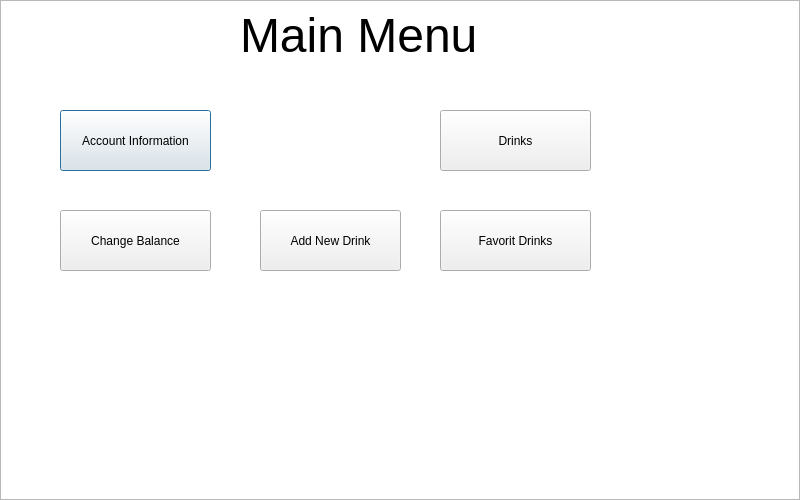
<?xml version="1.0" encoding="UTF-8"?>
<ui version="4.0">
 <class>MainWindow</class>
 <widget class="QDialog" name="MainWindow">
  <property name="geometry">
   <rect>
    <x>0</x>
    <y>0</y>
    <width>800</width>
    <height>500</height>
   </rect>
  </property>
  <property name="windowTitle">
   <string>Dialog</string>
  </property>
  <widget class="QTextBrowser" name="textBrowser">
   <property name="geometry">
    <rect>
     <x>0</x>
     <y>0</y>
     <width>800</width>
    <height>500</height>
    </rect>
   </property>
  </widget>
  <widget class="QLabel" name="label">
   <property name="geometry">
    <rect>
     <x>240</x>
     <y>-30</y>
     <width>261</width>
     <height>131</height>
    </rect>
   </property>
   <property name="font">
    <font>
     <pointsize>36</pointsize>
    </font>
   </property>
   <property name="text">
    <string>Main Menu</string>
   </property>
  </widget>
  <widget class="QPushButton" name="pushButtonAccountMenu">
   <property name="geometry">
    <rect>
     <x>60</x>
     <y>110</y>
     <width>151</width>
     <height>61</height>
    </rect>
   </property>
   <property name="text">
    <string>Account Information</string>
   </property>
  </widget>
  <widget class="QPushButton" name="pushButtonDrinkMenu">
   <property name="geometry">
    <rect>
     <x>440</x>
     <y>110</y>
     <width>151</width>
     <height>61</height>
    </rect>
   </property>
   <property name="text">
    <string>Drinks</string>
   </property>
  </widget>
  <widget class="QPushButton" name="pushButtonBalanceMenu">
   <property name="geometry">
    <rect>
     <x>60</x>
     <y>210</y>
     <width>151</width>
     <height>61</height>
    </rect>
   </property>
   <property name="text">
    <string>Change Balance</string>
   </property>
  </widget>
  <widget class="QPushButton" name="pushButtonFarvorits">
   <property name="geometry">
    <rect>
     <x>440</x>
     <y>210</y>
     <width>151</width>
     <height>61</height>
    </rect>
   </property>
   <property name="text">
    <string>Favorit Drinks</string>
   </property>
  </widget>
  <widget class="QPushButton" name="pushButtonNewDrinkMenu">
   <property name="geometry">
    <rect>
     <x>260</x>
     <y>210</y>
     <width>141</width>
     <height>61</height>
    </rect>
   </property>
   <property name="text">
    <string>Add New Drink</string>
   </property>
  </widget>
 </widget>
 <resources/>
 <connections/>
</ui>
